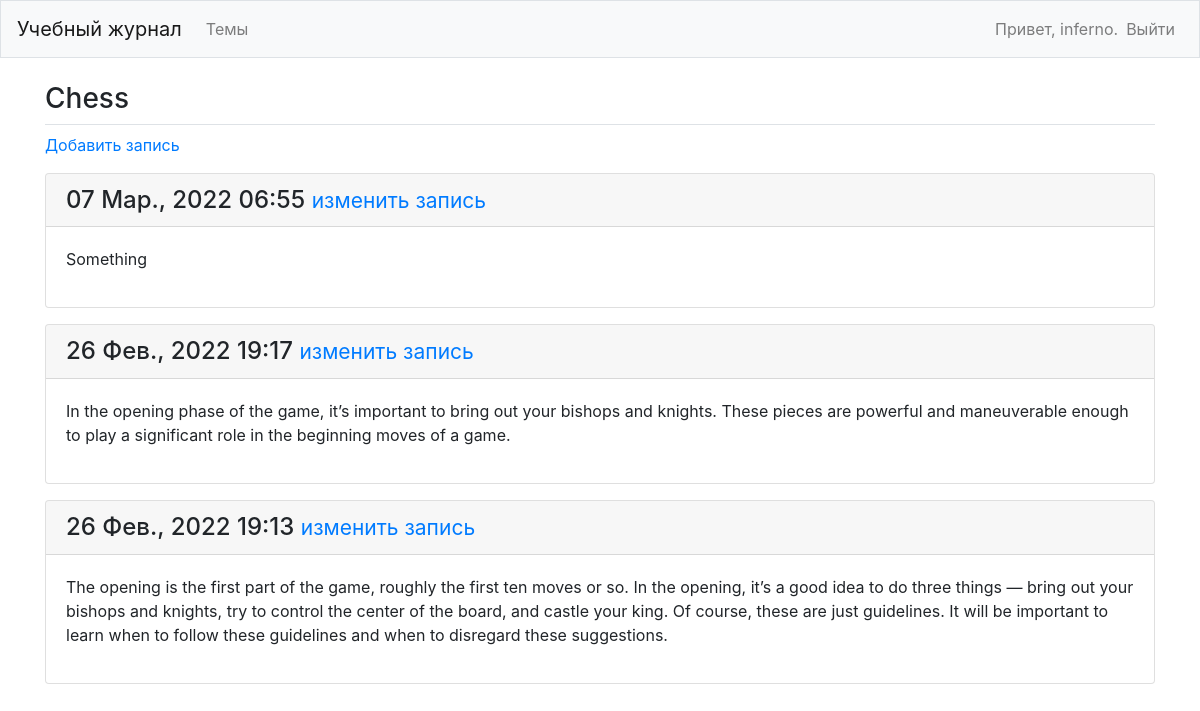
The page /topics/1/ (signed in) on the database its author committed.
### learning_logs/models.py (models this page shows, shortened)
class Topic(models.Model):
    text = models.CharField(max_length=200)
    date_added = models.DateTimeField(auto_now_add=True)
    owner = models.ForeignKey(User, on_delete=models.CASCADE)
    def __str__(self):
        return self.text

class Entry(models.Model):
    topic = models.ForeignKey(Topic, on_delete=models.CASCADE)
    text = models.TextField()
    date_added = models.DateTimeField(auto_now_add=True)
    class Meta:
        verbose_name_plural = 'entries'

### learning_logs/views.py (the view)
# urls.py: path('topics/<int:topic_id>/', views.topic, name='topic'),
@login_required
def topic(request, topic_id):
    topic = get_object_or_404(Topic, id=topic_id)
    check_topic_owner(topic.owner, request.user)
    entries = topic.entry_set.order_by('-date_added')
    context = {'topic': topic, 'entries': entries}
    return render(request, 'learning_logs/topic.html', context)

### learning_logs/views.py (called while the page is built)
def check_topic_owner(owner_user, reqest_user):
    if owner_user != reqest_user:
        raise Http404

### learning_logs/templates/learning_logs/topic.html
{% extends 'learning_logs/base.html' %}
{% block page_header %}
    <h3>{{ topic }}</h3>
{% endblock page_header %}
{% block content %}
<p>
    <a href="{% url 'learning_logs:new_entry' topic.id %}">Добавить запись</a>
</p>
    {% for entry in entries %}
    <div class="card mb-3">
      <h4 class="card-header">{{ entry.date_added|date:'d M., Y H:i' }}
      <small><a href="{% url 'learning_logs:edit_entry' entry.id %}">изменить запись</a></small>
    </h4>
    <div class="card-body">
        {{ entry.text|linebreaks}}
    </div>
    </div>
    {% empty %}
    <p>Пока ещё нет записей в данной теме.</p>
   {% endfor %}
{% endblock content %}

### learning_logs/templates/learning_logs/base.html (shortened to what this page needs)
{% load bootstrap4 %}
<!doctype html>
<html lang="ru">
<head>
  {% bootstrap_css %}
</head>
<body>
  <nav class="navbar navbar-expand-md navbar-light bg-light mb-4 border">
    <a class="navbar-brand" href="{% url 'learning_logs:index'%}">Учебный журнал</a>
      <div class="collapse navbar-collapse" id="navbarCollapse">
        <ul class="navbar-nav mr-auto">
          <li class="nav-item">
            <a class="nav-link" href="{% url 'learning_logs:topics'%}">Темы</a>
          </li>
        </ul>
        <ul class="navbar-nav ml-auto">
          {% if user.is_authenticated %}
          <li class="nav-item">
            <span class="navbar-text">Привет, {{ user.username }}.</span>
          </li>
          <li class="nav-item">
            <a class="nav-link" href="{% url 'users:logout' %}">Выйти</a>
          </li>
        {% endif %}
        </ul>
      </div>
      </nav>
      <main role="main" class="container">
        <div class="pd-2 mb-2 border-bottom">
          {% block page_header %}{% endblock page_header %}
          </div>
          <div>
            {% block content %}{% endblock content %}
          </div>
      </main>
</body>
</html>

### rows shown on the page
Topic: text "Chess"
Entry: date_added "07 Мар., 2022 06:55", text "Something"
Entry: date_added "26 Фев., 2022 19:17", text "In the opening phase of the game, it’s important to bring out your bishops and knights. These pieces are powerful and maneuverable enough to play a significant role in the beginning moves of a game."
Entry: date_added "26 Фев., 2022 19:13", text "The opening is the first part of the game, roughly the first ten moves or so. In the opening, it’s a good idea to do three things — bring out your bishops and knights, try to control the center of the board, and castle your king. Of course, these are just guidelines. It will be important to learn when to follow these guidelines and when to disregard these suggestions."

### other values the page prints
{{ user.username }} "inferno"
